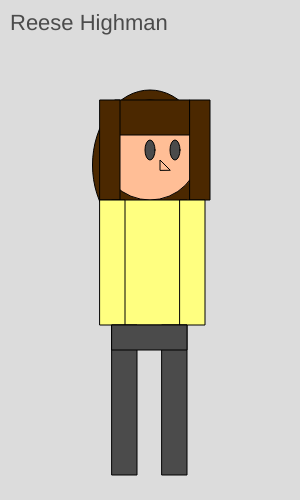
Frame 1 (no input)
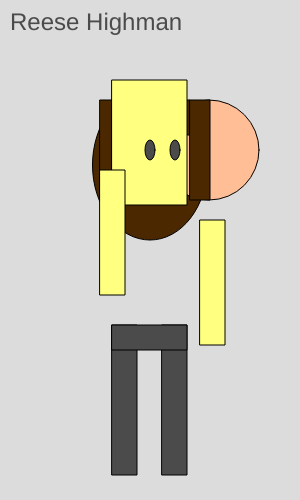
Frame 60 (no input)
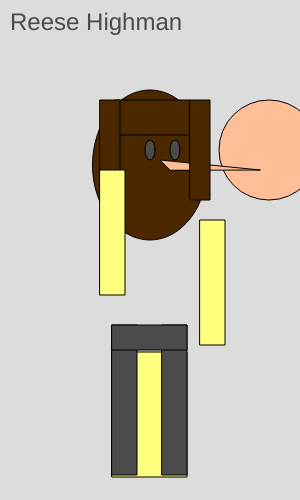
Frame 120 (the mouse pressed at the canvas centre since frame 60)

The p5.js sketch that drew these frames (run headless with seeded random() and noise() and a simulated clock; from frame 60 on, the mouse is pressed at the canvas centre):

// p5.js sketch
// ── sketch.js
var headX = 150;
var headY = 150;
var headDirection = 1;

var noseX = 160;
var noseY = 170;
var noseDirection = 20;

var bodyX = 112;
var bodyY = 200;
var bodyDirection = 8;

var armsX = 100;
var armsY = 200;
var armsDirection = 30

var arms2X = 180;
var arms2Y = 200;
var arms2Direction = 20


var size = 22;
var count = 0;
var sizeDirection = 2;
function setup()
    {
        createCanvas(300,500);
    }
    function draw()
    {
        background(220);
        //hair
        fill(75,40,0);
        ellipse(150,165,115,150);
        //head
        fill(255, 190, 150);
        circle(headX,headY,100);
        headX+=headDirection;
        if(headX >= 300 || headX <= 82)
    {
        headDirection *= -1;
    }

        //nose
        triangle(noseX, noseY, 160, 160, 170, 170);
        noseX+=noseDirection;
        if(noseX >= 300 || noseX <= 82)
        {
            noseDirection *= -1;
        }
        //hair, back
        fill(75,40,0);
        rect(115,100,75,35);
        rect(100,100,20,100);
        //hair, front
        rect(190,100,20,100);
        //body
        fill(300,300,128);
        rect(bodyX,bodyY,75,125);
        bodyY += bodyDirection;
        if(bodyY <= 0 || bodyY >= 375 )
    {
        bodyDirection *= -1;
    }
        //arms
        rect(armsX,armsY,25,125);
        armsY += armsDirection;
        if(armsY <= 0 || armsY >= 275 )
        {
            armsDirection *= -1;
        }
        rect(arms2X,arms2Y,25,125);
        arms2Y += arms2Direction;
        arms2X += arms2Direction;
        if(arms2X <= 300 || arms2X <= 82 && arms2Y <= 0 || arms2Y >= 275 )
        {
            arms2Direction *= -1;
        }
        //legs
        fill(75);
        rect(112,325,25,150);
        rect(162,325,25,150);
        rect(112,325,75,25);
        //eyes
        ellipse(150,150,10,20);
        ellipse(175,150,10,20);
        //title
        textSize(size);
        size+= sizeDirection;
        count++;
        if(count > 5)
        {
        sizeDirection *=-1;
        count = 0;
        }
        text('Reese Highman', 10, 30);
       
      
        
    }
    
